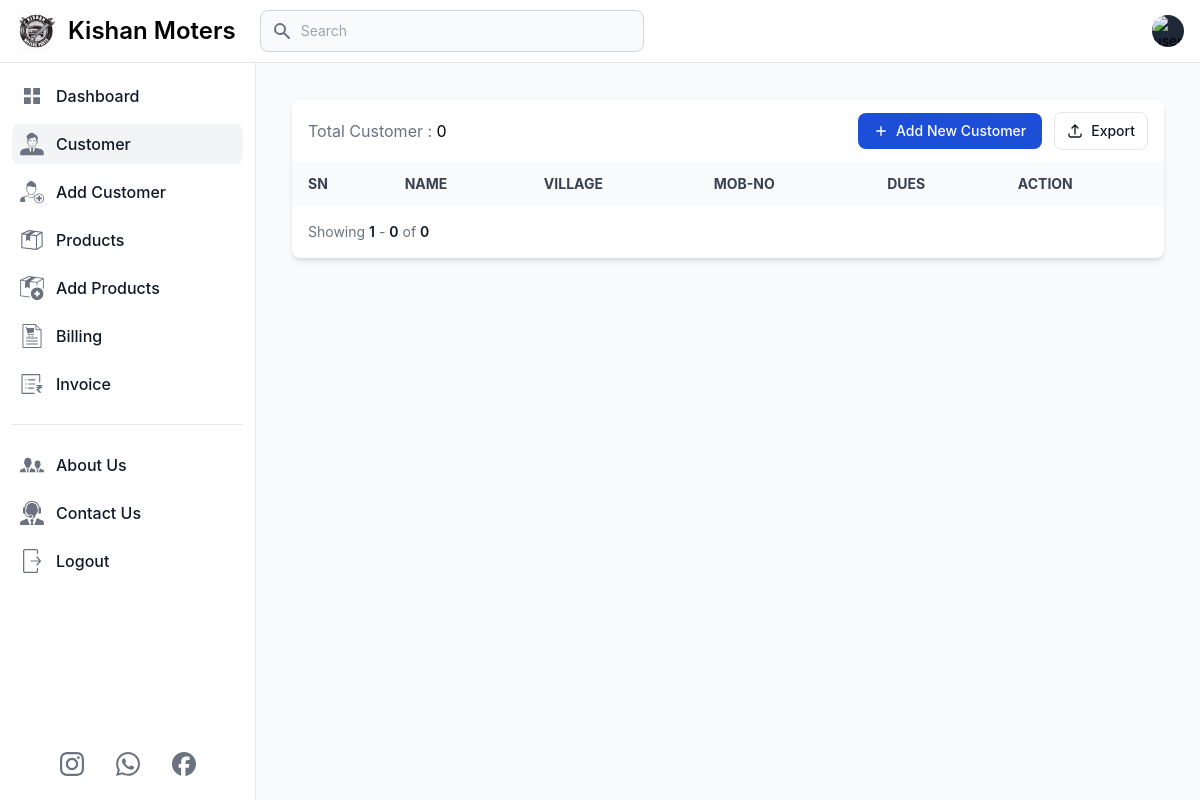
Page /customers (signed in) on the earlier database version.
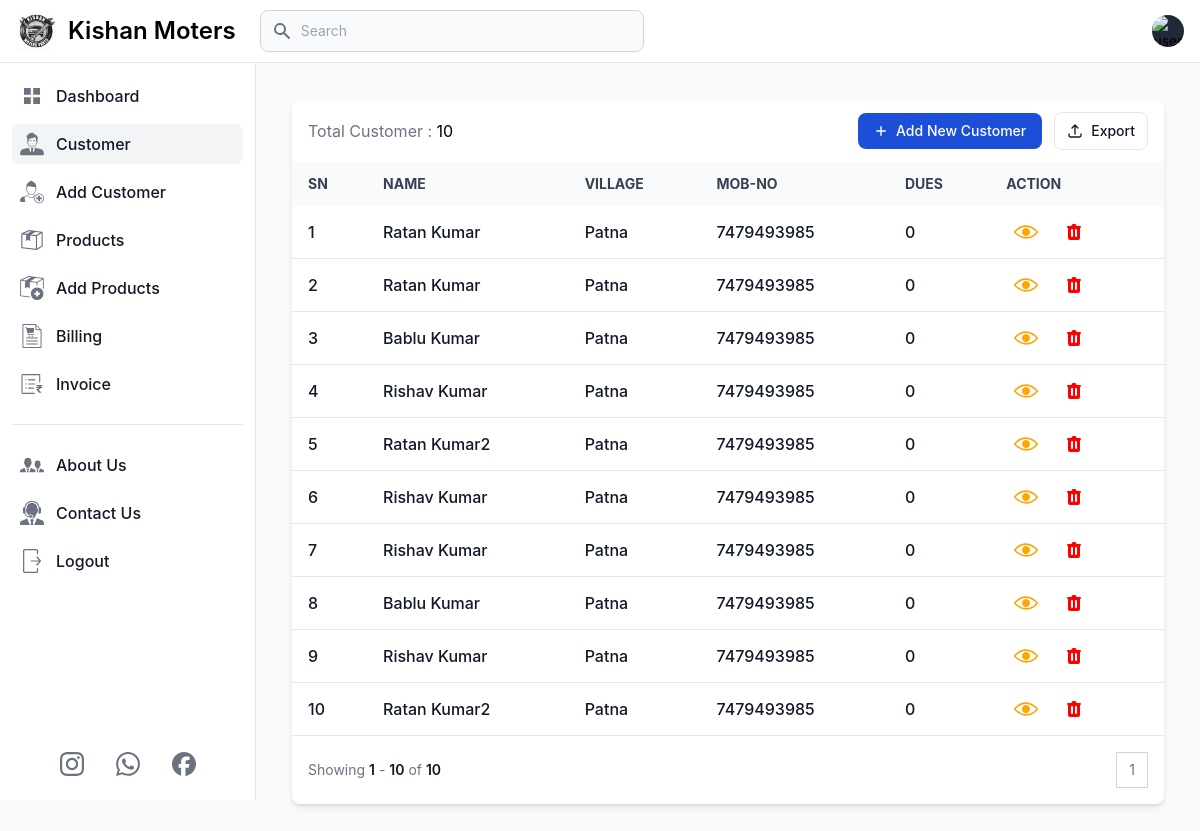
Same page on the later database version.
### app.py (models this page shows, shortened)
class Customer(db.Model):
    id = db.Column(db.Integer, primary_key=True)
    user_id = db.Column(db.Integer, db.ForeignKey('user.id'), nullable=False)
    customer_name = db.Column(db.String(100), nullable=False)
    customer_village = db.Column(db.String(100), nullable=False)
    customer_mob_no = db.Column(db.String(100), nullable=False)

### app.py (the view)
@app.route('/customers', methods=['GET', 'POST'])
def customers():
    if 'email' in session:
        user = User.query.filter_by(email=session['email']).first()
        page = request.args.get('page', 1, type=int)
        customers = Customer.query.filter(Customer.user_id == user.id).paginate(page=page, per_page=10)
        total_customer = Customer.query.filter(Customer.user_id == user.id).count()
        return render_template('customer.html', title='Customer', current_page='customer',
                               user=user, customers=customers, total_customer=total_customer, min=min, enumerate=enumerate)
    else:
        flash('You need to login first.', 'error')
        return redirect('/login')

### templates/customer.html (shortened to what this page needs)
{% extends 'layout.html' %}
{% block content %}
<main class="p-4 md:ml-64 h-auto pt-20">
    <div class="m-2 md:m-5 max-w-screen-2xl">
        <div class="relative overflow-hidden bg-white shadow-md dark:bg-gray-800 rounded-lg">
            <div
                class="flex flex-col px-4 py-3 space-y-3 lg:flex-row lg:items-center lg:justify-between lg:space-y-0 lg:space-x-4">
                <div class="flex items-center flex-1 space-x-4">
                    <h5>
                        <span class="text-gray-500">Total Customer : </span>
                        <span class="dark:text-white">{{total_customer}}</span>
                    </h5>
                </div>
                <div
                    class="flex flex-col flex-shrink-0 space-y-3 md:flex-row md:items-center lg:justify-end md:space-y-0 md:space-x-3">
                    <a href="/add_customer">
                        <button type="button"
                            class="flex items-center justify-center px-4 py-2 text-sm font-medium text-white rounded-lg bg-primary-700 hover:bg-primary-800 focus:ring-4 focus:ring-primary-300 dark:bg-primary-600 dark:hover:bg-primary-700 focus:outline-none dark:focus:ring-primary-800">
                            <svg class="h-3.5 w-3.5 mr-2" fill="currentColor" viewbox="0 0 20 20" xmlns="http://www.w3.org/2000/svg"
                                aria-hidden="true">
                                <path clip-rule="evenodd" fill-rule="evenodd"
                                    d="M10 3a1 1 0 011 1v5h5a1 1 0 110 2h-5v5a1 1 0 11-2 0v-5H4a1 1 0 110-2h5V4a1 1 0 011-1z" />
                            </svg>
                            Add New Customer
                        </button>
                    </a>
                    <a href="#">
                        <button type="button"
                            class="flex items-center justify-center flex-shrink-0 px-3 py-2 text-sm font-medium text-gray-900 bg-white border border-gray-200 rounded-lg focus:outline-none hover:bg-gray-100 hover:text-primary-700 focus:z-10 focus:ring-4 focus:ring-gray-200 dark:focus:ring-gray-700 dark:bg-gray-800 dark:text-gray-400 dark:border-gray-600 dark:hover:text-white dark:hover:bg-gray-700">
                            <svg class="w-4 h-4 mr-2" xmlns="http://www.w3.org/2000/svg" fill="none" viewbox="0 0 24 24" stroke-width="2"
                                stroke="currentColor" aria-hidden="true">
                                <path stroke-linecap="round" stroke-linejoin="round"
                                    d="M3 16.5v2.25A2.25 2.25 0 005.25 21h13.5A2.25 2.25 0 0021 18.75V16.5m-13.5-9L12 3m0 0l4.5 4.5M12 3v13.5" />
                            </svg>
                            Export
                        </button>
                    </a>
                </div>
            </div>
            <div class="overflow-x-auto">
                <table class="w-full text-sm text-left text-gray-500 dark:text-gray-400">
                    <thead
                        class="text-xs md:text-sm text-gray-700 uppercase bg-gray-50 dark:bg-gray-700 dark:text-gray-400">
                        <tr>
                            <th scope="col" class="px-4 py-3 whitespace-nowrap">SN</th>
                            <th scope="col" class="px-4 py-3 whitespace-nowrap">Name</th>
                            <th scope="col" class="px-4 py-3 whitespace-nowrap">Village</th>
                            <th scope="col" class="px-4 py-3 whitespace-nowrap">Mob-No</th>
                            <th scope="col" class="px-4 py-3 whitespace-nowrap">Dues</th>
                            <th scope="col" class="px-4 py-3 whitespace-nowrap">Action</th>
                        </tr>
                    </thead>
                    <tbody>
                        {% for index, customer in enumerate(customers.items, start=(customers.page - 1) * customers.per_page + 1) %}
                        <tr class="border-b text-base dark:border-gray-600 hover:bg-gray-100 dark:hover:bg-gray-700">
                            <td class="px-4 py-2 font-medium text-gray-900 whitespace-nowrap dark:text-white">
                                <div class="flex items-center">
                                    {{ index}}
                                </div>
                            </td>
                            <th scope="row"
                                class="px-4 py-2 font-medium text-gray-900 whitespace-nowrap dark:text-white">
                                <div class="flex items-center">
                                    {{customer.customer_name}}
                                </div>
                            </th>
                            <td class="px-4 py-2 font-medium text-gray-900 whitespace-nowrap dark:text-white">
                                <div class="flex items-center">
                                    {{customer.customer_village}}
                                </div>
                            </td>
                            <td class="px-4 py-2 font-medium text-gray-900 whitespace-nowrap dark:text-white">
                                <div class="flex items-center">
                                    {{customer.customer_mob_no}}
                                </div>
                            </td>
                            <td class="px-4 py-2 font-medium text-gray-900 whitespace-nowrap dark:text-white">
                                <div class="flex items-center">
                                    0
                                </div>
                            </td>
                            <td class="px-4 py-2 font-medium text-gray-900 whitespace-nowrap dark:text-white flex">
                                <div class="mr-2 p-2 hover:bg-slate-800 hover:rounded-md">
                                    <a href="">
                                        <button class="flex justify-center items-center">
                                        </button>
                                    </a>
                                </div>
                                <div class="flex justify-center p-2 hover:bg-slate-800 hover:rounded-md">
                                    <button  id="deleteButton-{{ customer.id }}" data-modal-target="deleteModal-{{ customer.id }}"
                                        data-modal-toggle="deleteModal-{{ customer.id}}">
                                    </button>
                                </div>
                            </td>
                        </tr>
                        {% endfor %}
                    </tbody>
                </table>
            </div>
            <nav class="flex flex-col items-start justify-between p-4 space-y-3 md:flex-row md:items-center md:space-y-0"
                aria-label="Table navigation">
                <span class="text-sm font-normal text-gray-500 dark:text-gray-400">
                    Showing
                    <span class="font-semibold text-gray-900 dark:text-white">{{ customers.page * customers.per_page - customers.per_page + 1 }}</span>
                    -
                    <span class="font-semibold text-gray-900 dark:text-white">{{ min(customers.page * customers.per_page, total_customer) }}</span>
                    of
                    <span class="font-semibold text-gray-900 dark:text-white">{{ total_customer }}</span>
                </span>
                <ul class="inline-flex items-stretch -space-x-px">
                    {% for num in customers.iter_pages(left_edge=1, right_edge=1, left_current=2, right_current=2) %}
                        {% if num %}
                            <li>
                                <a href="#"
                                    class="flex items-center justify-center px-3 py-2 text-sm leading-tight text-gray-500 bg-white border border-gray-300 hover:bg-gray-100 hover:text-gray-700 dark:bg-gray-800 dark:border-gray-700 dark:text-gray-400 dark:hover:bg-gray-700 dark:hover:text-white">{{ num }}</a>
                            </li>
                        {% else %}
                            <li>
                                <a href="#"
                                    class="flex items-center justify-center px-3 py-2 text-sm leading-tight text-gray-500 bg-white border border-gray-300 hover:bg-gray-100 hover:text-gray-700 dark:bg-gray-800 dark:border-gray-700 dark:text-gray-400 dark:hover:bg-gray-700 dark:hover:text-white">...</a>
                            </li>
                        {% endif %}
                    {% endfor %}
                </ul>
            </nav>
        </div>
    </div>
</main>
{% endblock %}

Differences in the rows shown:
added Customer: index "1", customer_name "Ratan Kumar", customer_village "Patna", customer_mob_no "7479493985"
added Customer: id "2", customer_name "Ratan Kumar", customer_village "Patna", customer_mob_no "7479493985"
added Customer: index "3", customer_name "Bablu Kumar", customer_village "Patna", customer_mob_no "7479493985"
added Customer: index "4", customer_name "Rishav Kumar", customer_village "Patna", customer_mob_no "7479493985"
added Customer: index "5", customer_name "Ratan Kumar2", customer_village "Patna", customer_mob_no "7479493985"
added Customer: index "6", customer_name "Rishav Kumar", customer_village "Patna", customer_mob_no "7479493985"
added Customer: index "7", customer_name "Rishav Kumar", customer_village "Patna", customer_mob_no "7479493985"
added Customer: index "8", customer_name "Bablu Kumar", customer_village "Patna", customer_mob_no "7479493985"
added Customer: index "9", customer_name "Rishav Kumar", customer_village "Patna", customer_mob_no "7479493985"
added Customer: index "10", customer_name "Ratan Kumar2", customer_village "Patna", customer_mob_no "7479493985"
Other differences:
{{ total_customer }}: "0" → "10"
{{ min(customers.page * customers.per_page, total_customer) }}: "0" → "10"
new list line: "1"
